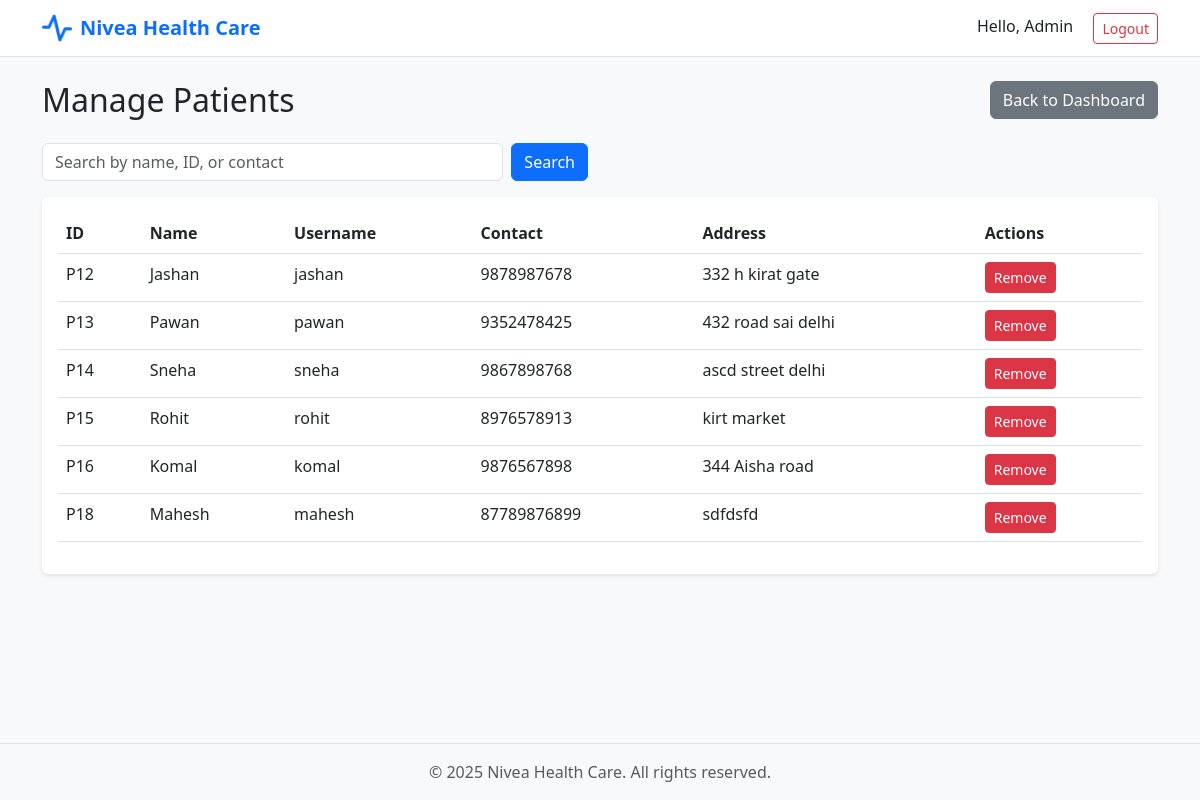
/admin/patients (signed in), run on the app's committed database.
### models.py (models this page shows, shortened)
class User(db.Model):
    __tablename__ = 'user'
    id = db.Column(db.Integer, primary_key=True)
    username = db.Column(db.String(50), unique=True, nullable=False)
    password = db.Column(db.String(100), nullable=False)
    acc_type = db.Column(db.String(20), nullable=False)
    name = db.Column(db.String(100), nullable=False)
    user_addr = db.Column(db.String(200))
    contact_num = db.Column(db.String(15))
    department_id = db.Column(db.Integer, db.ForeignKey('department.id'))
    admin_verified = db.Column(db.Boolean, default=False)
    doctor_appointments = db.relationship('Appointment', foreign_keys='Appointment.doctor_id', backref='doctor')
    patient_appointments = db.relationship('Appointment', foreign_keys='Appointment.patient_id', backref='patient')
    availability = db.relationship('DoctorAvailability', backref='doctor', cascade='all, delete-orphan')

### routes/admin.py (the view)
@admin_bp.route('/patients')
@login_required
@role_required('admin')
def patients():
    search = request.args.get('search', '')
    if search:
        patients = User.query.filter(
            User.acc_type == 'patient',
            (User.name.contains(search)) |
            (User.id == search if search.isdigit() else False) |
            (User.contact_num.contains(search))
        ).all()
    else:
        patients = User.query.filter_by(acc_type='patient').all()
    return render_template('admin/patients.html', patients=patients, search=search)

### utils.py (called while the page is built)
def login_required(f):
    @wraps(f)
    def wrapper(*args, **kwargs):
        if 'user_id' not in session:
            flash('Please login first', 'danger')
            return redirect(url_for('auth.login'))
        return f(*args, **kwargs)
    return wrapper

def role_required(role):
    def decorator(f):
        @wraps(f)
        def wrapper(*args, **kwargs):
            if 'user_id' not in session:
                flash('Please login first', 'danger')
                return redirect(url_for('auth.login'))
            if session.get('acc_type') != role:
                flash('Access denied', 'danger')
                return redirect(url_for('auth.login'))
            return f(*args, **kwargs)
        return wrapper
    return decorator

### templates/admin/patients.html (shortened to what this page needs)
{% extends "base.html" %}
{% block content %}
<div class="container mt-4">
    <div class="row mb-3">
        <div class="col-md-6">
            <h2>Manage Patients</h2>
        </div>
        <div class="col-md-6 text-end">
            <a href="{{ url_for('admin.dashboard') }}" class="btn btn-secondary">Back to Dashboard</a>
        </div>
    </div>
    <div class="row mb-3">
        <div class="col-md-6">
            <form method="GET" action="{{ url_for('admin.patients') }}" class="d-flex">
                <input type="text" name="search" class="form-control me-2"
                       placeholder="Search by name, ID, or contact" value="{{ search }}">
                <button type="submit" class="btn btn-primary">Search</button>
            </form>
        </div>
    </div>
    <div class="card">
        <div class="card-body">
            {% if patients %}
            <div class="table-responsive">
                <table class="table table-hover">
                    <thead>
                        <tr>
                            <th>ID</th>
                            <th>Name</th>
                            <th>Username</th>
                            <th>Contact</th>
                            <th>Address</th>
                            <th>Actions</th>
                        </tr>
                    </thead>
                    <tbody>
                        {% for patient in patients %}
                        <tr>
                            <td>P{{ '%02d' % patient.id }}</td>
                            <td>{{ patient.name }}</td>
                            <td>{{ patient.username }}</td>
                            <td>{{ patient.contact_num if patient.contact_num else 'N/A' }}</td>
                            <td>{{ patient.user_addr if patient.user_addr else 'N/A' }}</td>
                            <td>
                                <button type="button"
                                        class="btn btn-sm btn-danger"
                                        data-bs-toggle="modal"
                                        data-bs-target="#deletePatientModal{{ patient.id }}">
                                    Remove
                                </button>
                            </td>
                        </tr>
                        {% endfor %}
                    </tbody>
                </table>
            </div>
            {% else %}
            <p class="text-center text-muted">No patients found.</p>
            {% endif %}
        </div>
    </div>
</div>
{% endblock %}

### static/css/style.css (style rules this page uses)
body { min-height: 100vh; display: flex; flex-direction: column; background-color: #f8f9fa; }
.card { border: none; box-shadow: 0 2px 4px rgba(0,0,0,0.1); }

### data on the page
User: id "12", name "Jashan", username "jashan", contact_num "9878987678", user_addr "332 h kirat gate"
User: id "13", name "Pawan", username "pawan", contact_num "9352478425", user_addr "432 road sai delhi"
User: id "14", name "Sneha", username "sneha", contact_num "9867898768", user_addr "ascd street delhi"
User: id "15", name "Rohit", username "rohit", contact_num "8976578913", user_addr "kirt market"
User: id "16", name "Komal", username "komal", contact_num "9876567898", user_addr "344 Aisha road"
User: id "18", name "Mahesh", username "mahesh", contact_num "87789876899", user_addr "sdfdsfd"

### other printed values
{{ session.name }} "Admin"
